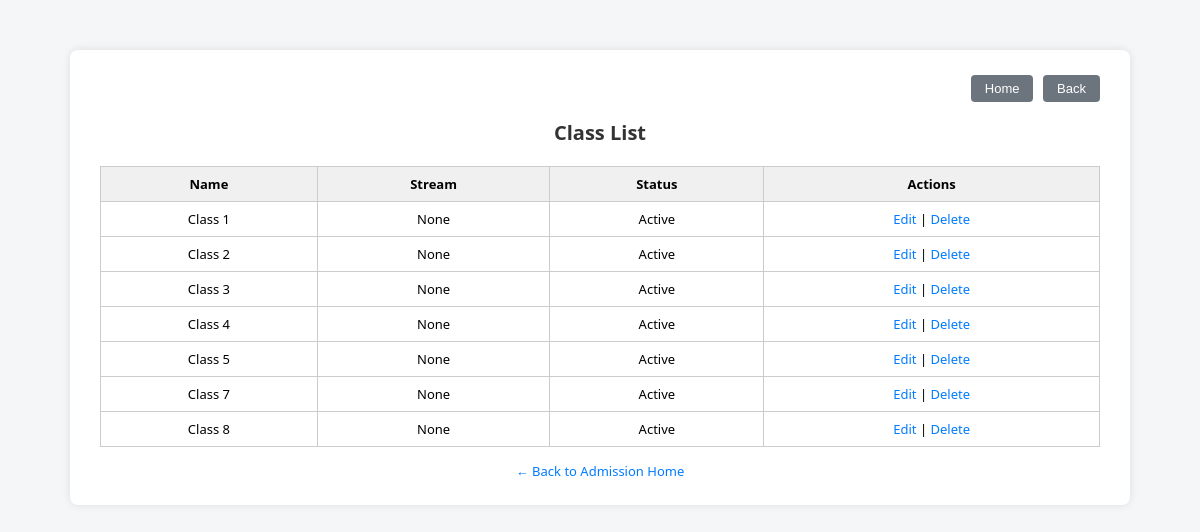
The page /admission/class_list/ (signed in) on the database its author committed.
### admission/models.py (models this page shows, shortened)
class Class(models.Model):
    name = models.CharField(max_length=50)  # e.g., "Class 10", "12 Arts"
    stream = models.CharField(max_length=50, blank=True, null=True)
    is_active = models.BooleanField(default=True)
    school = models.ForeignKey(School, on_delete=models.CASCADE)

### admission/views.py (the view)
# urls.py: path('class_list/', views.class_list, name='class_list'),
@login_required
def class_list(request):
    school = request.user.userprofile.school
    classes = Class.objects.filter(school=school)
    return render(request, 'admission/class_list.html', {'classes': classes})

### admission/templates/admission/class_list.html (shortened to what this page needs)
<!DOCTYPE html>
<html lang="en">
<head>
</head>
<body>
<div class="container">
    <div class="top-buttons">
        <a href="{% url 'home' %}"><button type="button">Home</button></a>
        <a href="{% url 'admission_home' %}"><button type="button">Back</button></a>
    </div>
    <h2>Class List</h2>
    <table>
        <thead>
            <tr>
                <th>Name</th>
                <th>Stream</th>
                <th>Status</th>
                <th>Actions</th>
            </tr>
        </thead>
        <tbody>
            {% for cls in classes %}
            <tr>
                <td>{{ cls.name }}</td>
                <td>{{ cls.stream }}</td>
                <td>{{ cls.is_active|yesno:"Active,Inactive" }}</td>
                <td>
                    <a class="action-link" href="{% url 'edit_class' cls.id %}">Edit</a> |
                    <a class="action-link" href="{% url 'delete_class' cls.id %}">Delete</a>
                </td>
            </tr>
            {% empty %}
            <tr><td colspan="4">No classes found.</td></tr>
            {% endfor %}
        </tbody>
    </table>
    <div class="back-link">
        <a href="{% url 'admission_home' %}">← Back to Admission Home</a>
    </div>
</div>
</body>
</html>

### admission/templates/admission/class_list.html (style rules this page uses)
body { font-family: 'Segoe UI', sans-serif; background-color: #f4f6f8; margin: 0; padding: 20px; font-size: 14px; }
.container { max-width: 1000px; margin: 30px auto; background-color: #fff; padding: 25px 30px; border-radius: 8px; box-shadow: 0 0 8px rgba(0, 0, 0, 0.1); }
.top-buttons { text-align: right; margin-bottom: 15px; }
.top-buttons a button { background-color: #6c757d; color: white; border: none; padding: 6px 14px; margin-left: 6px; border-radius: 4px; cursor: pointer; font-size: 13px; }
h2 { text-align: center; font-size: 20px; margin-bottom: 20px; color: #333; }
table { width: 100%; border-collapse: collapse; font-size: 13px; }
th, td { border: 1px solid #ccc; padding: 8px 10px; text-align: center; }
th { background-color: #f0f0f0; }
a.action-link { color: #007bff; text-decoration: none; }
.back-link { text-align: center; margin-top: 15px; font-size: 13px; }
.back-link a { color: #007bff; text-decoration: none; }

### rows shown on the page
Class: name "Class 1", stream "None", is_active "Active"
Class: name "Class 2", stream "None", is_active "Active"
Class: name "Class 3", stream "None", is_active "Active"
Class: name "Class 4", stream "None", is_active "Active"
Class: name "Class 5", stream "None", is_active "Active"
Class: name "Class 7", stream "None", is_active "Active"
Class: name "Class 8", stream "None", is_active "Active"
